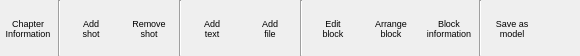
    <widget class="QWidget" name="TopLayout" native="true">
     <property name="sizePolicy">
      <sizepolicy hsizetype="Preferred" vsizetype="Fixed">
       <horstretch>0</horstretch>
       <verstretch>0</verstretch>
      </sizepolicy>
     </property>
     <property name="minimumSize">
      <size>
       <width>0</width>
       <height>56</height>
      </size>
     </property>
     <property name="maximumSize">
      <size>
       <width>16777215</width>
       <height>56</height>
      </size>
     </property>
     <property name="font">
      <font>
       <pointsize>8</pointsize>
      </font>
     </property>
     <property name="styleSheet">
      <string notr="true">QToolButton {
	background-color: transparent;
	border: none; 
    font-size: 9px;
}
QToolButton:hover{ 
    border: 2px solid #8f8f91;
     border-radius: 6px;
     background-color: qlineargradient(x1: 0, y1: 0, x2: 0, y2: 1,
                                       stop: 0 #f6f7fa, stop: 1 #dadbde);
}
QToolButton:pressed {
    border: 2px solid #8f8f91;
     border-radius: 6px;
     background-color: qlineargradient(x1: 0, y1: 0, x2: 0, y2: 1,
                                       stop: 0 #f6f7fa, stop: 1 #dadbde);
 }
</string>
     </property>
     <layout class="QHBoxLayout" name="horizontalLayout_18">
      <property name="spacing">
       <number>2</number>
      </property>
      <property name="leftMargin">
       <number>0</number>
      </property>
      <property name="topMargin">
       <number>0</number>
      </property>
      <property name="rightMargin">
       <number>0</number>
      </property>
      <property name="bottomMargin">
       <number>0</number>
      </property>
      <item>
       <widget class="QToolButton" name="ChapterBT">
        <property name="minimumSize">
         <size>
          <width>56</width>
          <height>56</height>
         </size>
        </property>
        <property name="maximumSize">
         <size>
          <width>56</width>
          <height>56</height>
         </size>
        </property>
        <property name="font">
         <font>
          <pointsize>-1</pointsize>
         </font>
        </property>
        <property name="toolTip">
         <string>Manage chapter information for this slide</string>
        </property>
        <property name="text">
         <string>Chapter
Information</string>
        </property>
        <property name="icon">
         <iconset resource="../../../RSCffDiaporama.qrc">
          <normaloff>:/img/Chapter_big.png</normaloff>:/img/Chapter_big.png</iconset>
        </property>
        <property name="iconSize">
         <size>
          <width>24</width>
          <height>24</height>
         </size>
        </property>
        <property name="toolButtonStyle">
         <enum>Qt::ToolButtonTextUnderIcon</enum>
        </property>
       </widget>
      </item>
      <item>
       <widget class="Line" name="line_4">
        <property name="orientation">
         <enum>Qt::Vertical</enum>
        </property>
       </widget>
      </item>
      <item>
       <widget class="QToolButton" name="AddShot">
        <property name="sizePolicy">
         <sizepolicy hsizetype="Fixed" vsizetype="Fixed">
          <horstretch>0</horstretch>
          <verstretch>0</verstretch>
         </sizepolicy>
        </property>
        <property name="minimumSize">
         <size>
          <width>56</width>
          <height>56</height>
         </size>
        </property>
        <property name="maximumSize">
         <size>
          <width>56</width>
          <height>56</height>
         </size>
        </property>
        <property name="font">
         <font>
          <pointsize>-1</pointsize>
         </font>
        </property>
        <property name="toolTip">
         <string>Append a shot to end of the timeline</string>
        </property>
        <property name="text">
         <string>Add
shot</string>
        </property>
        <property name="icon">
         <iconset resource="../../../RSCffDiaporama.qrc">
          <normaloff>:/img/add_project.png</normaloff>:/img/add_project.png</iconset>
        </property>
        <property name="iconSize">
         <size>
          <width>24</width>
          <height>24</height>
         </size>
        </property>
        <property name="toolButtonStyle">
         <enum>Qt::ToolButtonTextUnderIcon</enum>
        </property>
       </widget>
      </item>
      <item>
       <widget class="QToolButton" name="RemoveShot">
        <property name="sizePolicy">
         <sizepolicy hsizetype="Fixed" vsizetype="Fixed">
          <horstretch>0</horstretch>
          <verstretch>0</verstretch>
         </sizepolicy>
        </property>
        <property name="minimumSize">
         <size>
          <width>56</width>
          <height>56</height>
         </size>
        </property>
        <property name="maximumSize">
         <size>
          <width>56</width>
          <height>56</height>
         </size>
        </property>
        <property name="font">
         <font>
          <pointsize>-1</pointsize>
         </font>
        </property>
        <property name="toolTip">
         <string>Remove current selected shot</string>
        </property>
        <property name="text">
         <string>Remove
shot</string>
        </property>
        <property name="icon">
         <iconset resource="../../../RSCffDiaporama.qrc">
          <normaloff>:/img/trash.png</normaloff>:/img/trash.png</iconset>
        </property>
        <property name="iconSize">
         <size>
          <width>24</width>
          <height>24</height>
         </size>
        </property>
        <property name="toolButtonStyle">
         <enum>Qt::ToolButtonTextUnderIcon</enum>
        </property>
       </widget>
      </item>
      <item>
       <widget class="Line" name="line_5">
        <property name="orientation">
         <enum>Qt::Vertical</enum>
        </property>
       </widget>
      </item>
      <item>
       <widget class="QToolButton" name="AddTextBlock">
        <property name="minimumSize">
         <size>
          <width>56</width>
          <height>56</height>
         </size>
        </property>
        <property name="maximumSize">
         <size>
          <width>56</width>
          <height>56</height>
         </size>
        </property>
        <property name="font">
         <font>
          <pointsize>-1</pointsize>
         </font>
        </property>
        <property name="toolTip">
         <string>Add a new text block</string>
        </property>
        <property name="text">
         <string>Add
text</string>
        </property>
        <property name="icon">
         <iconset resource="../../../RSCffDiaporama.qrc">
          <normaloff>:/img/add_text.png</normaloff>:/img/add_text.png</iconset>
        </property>
        <property name="iconSize">
         <size>
          <width>24</width>
          <height>24</height>
         </size>
        </property>
        <property name="shortcut">
         <string>Ctrl+Ins</string>
        </property>
        <property name="toolButtonStyle">
         <enum>Qt::ToolButtonTextUnderIcon</enum>
        </property>
       </widget>
      </item>
      <item>
       <widget class="QToolButton" name="AddFileBlock">
        <property name="minimumSize">
         <size>
          <width>56</width>
          <height>56</height>
         </size>
        </property>
        <property name="maximumSize">
         <size>
          <width>56</width>
          <height>56</height>
         </size>
        </property>
        <property name="font">
         <font>
          <pointsize>-1</pointsize>
         </font>
        </property>
        <property name="toolTip">
         <string>Add one or several new blocks of images or video. A file selection dialog appears allowing you to select files.

Note: in case of multiple selection, files are added in the alphabetical order of the filenames or in the digital order of shots (according to the option selected in the configuration dialog).</string>
        </property>
        <property name="text">
         <string>Add
file</string>
        </property>
        <property name="icon">
         <iconset resource="../../../RSCffDiaporama.qrc">
          <normaloff>:/img/add_image.png</normaloff>:/img/add_image.png</iconset>
        </property>
        <property name="iconSize">
         <size>
          <width>24</width>
          <height>24</height>
         </size>
        </property>
        <property name="shortcut">
         <string>Ins</string>
        </property>
        <property name="toolButtonStyle">
         <enum>Qt::ToolButtonTextUnderIcon</enum>
        </property>
       </widget>
      </item>
      <item>
       <widget class="Line" name="line">
        <property name="orientation">
         <enum>Qt::Vertical</enum>
        </property>
       </widget>
      </item>
      <item>
       <widget class="QToolButton" name="EditBT">
        <property name="minimumSize">
         <size>
          <width>56</width>
          <height>56</height>
         </size>
        </property>
        <property name="maximumSize">
         <size>
          <width>56</width>
          <height>56</height>
         </size>
        </property>
        <property name="font">
         <font>
          <pointsize>-1</pointsize>
         </font>
        </property>
        <property name="toolTip">
         <string>Edit block</string>
        </property>
        <property name="text">
         <string>Edit
block</string>
        </property>
        <property name="icon">
         <iconset resource="../../../RSCffDiaporama.qrc">
          <normaloff>:/img/edit.png</normaloff>:/img/edit.png</iconset>
        </property>
        <property name="iconSize">
         <size>
          <width>24</width>
          <height>24</height>
         </size>
        </property>
        <property name="toolButtonStyle">
         <enum>Qt::ToolButtonTextUnderIcon</enum>
        </property>
       </widget>
      </item>
      <item>
       <widget class="QToolButton" name="ArrangeBT">
        <property name="minimumSize">
         <size>
          <width>56</width>
          <height>56</height>
         </size>
        </property>
        <property name="maximumSize">
         <size>
          <width>56</width>
          <height>56</height>
         </size>
        </property>
        <property name="font">
         <font>
          <pointsize>-1</pointsize>
         </font>
        </property>
        <property name="toolTip">
         <string>Arrange blocks</string>
        </property>
        <property name="text">
         <string>Arrange
block</string>
        </property>
        <property name="icon">
         <iconset resource="../../../RSCffDiaporama.qrc">
          <normaloff>:/img/Arrange/arrange.png</normaloff>:/img/Arrange/arrange.png</iconset>
        </property>
        <property name="iconSize">
         <size>
          <width>24</width>
          <height>24</height>
         </size>
        </property>
        <property name="toolButtonStyle">
         <enum>Qt::ToolButtonTextUnderIcon</enum>
        </property>
       </widget>
      </item>
      <item>
       <widget class="QToolButton" name="InfoBlockBT">
        <property name="minimumSize">
         <size>
          <width>56</width>
          <height>56</height>
         </size>
        </property>
        <property name="maximumSize">
         <size>
          <width>56</width>
          <height>56</height>
         </size>
        </property>
        <property name="font">
         <font>
          <pointsize>-1</pointsize>
         </font>
        </property>
        <property name="toolTip">
         <string>Display information on image or video file</string>
        </property>
        <property name="text">
         <string>Block
information</string>
        </property>
        <property name="icon">
         <iconset resource="../../../RSCffDiaporama.qrc">
          <normaloff>:/img/Action_Info.png</normaloff>:/img/Action_Info.png</iconset>
        </property>
        <property name="iconSize">
         <size>
          <width>24</width>
          <height>24</height>
         </size>
        </property>
        <property name="toolButtonStyle">
         <enum>Qt::ToolButtonTextUnderIcon</enum>
        </property>
       </widget>
      </item>
      <item>
       <widget class="Line" name="line_6">
        <property name="orientation">
         <enum>Qt::Vertical</enum>
        </property>
       </widget>
      </item>
      <item>
       <widget class="QToolButton" name="SaveModelBT">
        <property name="minimumSize">
         <size>
          <width>56</width>
          <height>56</height>
         </size>
        </property>
        <property name="maximumSize">
         <size>
          <width>56</width>
          <height>56</height>
         </size>
        </property>
        <property name="font">
         <font>
          <pointsize>-1</pointsize>
         </font>
        </property>
        <property name="toolTip">
         <string>Save this slide as a model</string>
        </property>
        <property name="text">
         <string>Save as
model</string>
        </property>
        <property name="icon">
         <iconset resource="../../../RSCffDiaporama.qrc">
          <normaloff>:/img/db_menu_big.png</normaloff>:/img/db_menu_big.png</iconset>
        </property>
        <property name="iconSize">
         <size>
          <width>24</width>
          <height>24</height>
         </size>
        </property>
        <property name="toolButtonStyle">
         <enum>Qt::ToolButtonTextUnderIcon</enum>
        </property>
       </widget>
      </item>
      <item>
       <spacer name="horizontalSpacer_6">
        <property name="orientation">
         <enum>Qt::Horizontal</enum>
        </property>
        <property name="sizeHint" stdset="0">
         <size>
          <width>40</width>
          <height>20</height>
         </size>
        </property>
       </spacer>
      </item>
     </layout>
    </widget>
